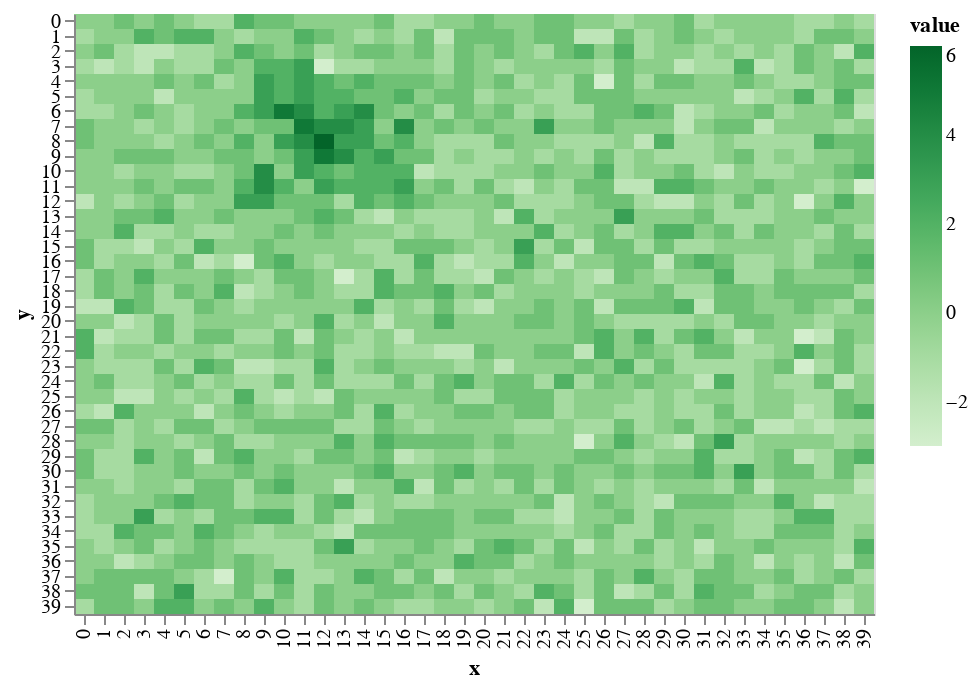

Notebook code cell kept with this figure:
### Markdown cell above
This makes a much more _natural_ looking mountain.

### Code cell
world.add_mountain(mdf)
draw.drawTerrainHeight(world.grid_elevation)

### Figure 1 — Vega-Lite specification as saved in the notebook (floating-point values rounded to 4 significant figures; data arrays with more than 128 entries replaced by an {"elided": "..."} marker saying what was removed)
{"$schema": "https://vega.github.io/schema/vega-lite/v2.6.0.json", "config": {"view": {"height": 300, "width": 400}}, "data": {"name": "data-c9027dc07a0191f8db767f0e658a9d79"}, "datasets": {"data-c9027dc07a0191f8db767f0e658a9d79": {"elided": "1600 records"}}, "encoding": {"color": {"field": "value", "scale": {"scheme": "greens"}, "type": "quantitative"}, "x": {"field": "x", "type": "ordinal"}, "y": {"field": "y", "type": "ordinal"}}, "mark": "rect"}
